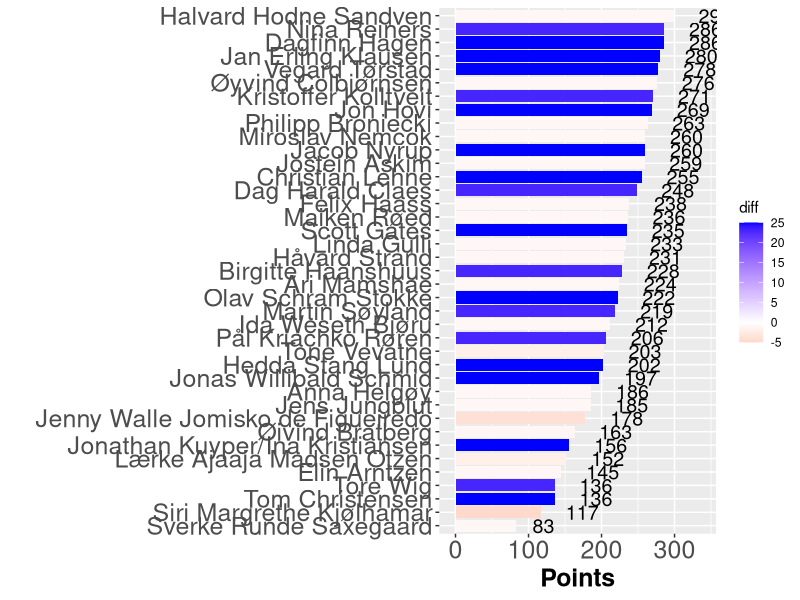

Reproduce this figure in R.
## ---- chunk 1

library(tidyverse)
library(igraph)
library(readxl)
library(knitr)

knitr::opts_chunk$set(out.width = "100%")

## ---- chunk 2
#| warning: false

invisible(capture.output(Sys.setlocale()))
nettverk <- readr::read_delim("res15.csv", delim=";", col_names = FALSE, locale = locale(encoding = "UTF-8"))
leaderboard <- tibble::as_tibble(nettverk)

leaderboard <- leaderboard %>% arrange_at(ncol(.), desc)

hbar<-leaderboard 
hbar$diff <- hbar$X16-hbar$X15

ggplot(hbar, aes(x=reorder(X1, X16), y=X16, fill = diff )) + 
    geom_bar(stat = 'identity') + 
    scale_y_continuous(limits = c(-5, 340)) +
    coord_flip() + 
    scale_fill_gradient2(low = "red", high="blue") +
    geom_text(aes(label = X16), hjust=-0.75, size = 5 ) + 
    ylab("Points") +
    xlab(" ") +
    theme(axis.text=element_text(size=18), axis.title=element_text(size=18,face="bold"))
## ---- chunk 3

